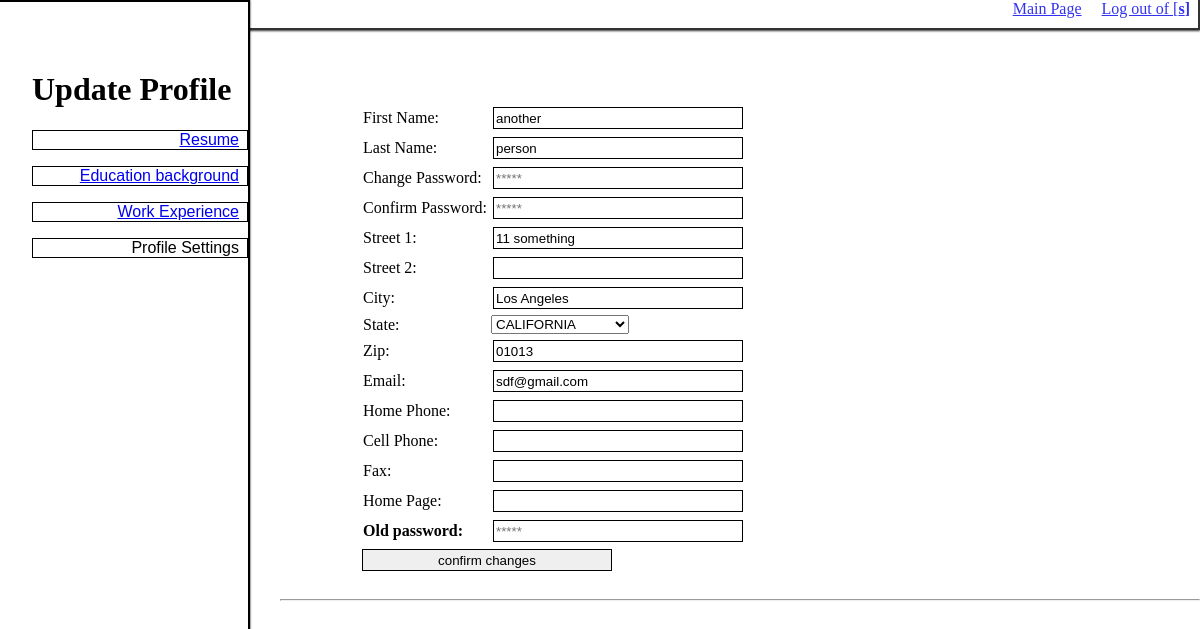
Page /MainPage/Profile/User_Settings.php (signed in) on the committed database.
### tables this page shows
CREATE TABLE `user` (
  `UserName` varchar(45) NOT NULL,
  `UserPassword` varchar(45) NOT NULL,
  `UserFirstName` varchar(45) NOT NULL,
  `UserLastName` varchar(45) NOT NULL,
  `UserStreet1` varchar(45) NOT NULL,
  `UserStreet2` varchar(45) DEFAULT NULL,
  `UserCity` varchar(45) NOT NULL,
  `UserState` varchar(45) NOT NULL,
  `UserZip` varchar(45) NOT NULL,
  `UserEmail` varchar(45) NOT NULL,
  `UserPhone` varchar(45) NOT NULL,
  `UserFax` varchar(45) DEFAULT NULL,
  `UserCell` varchar(45) DEFAULT NULL,
  `UserHomePage` varchar(45) DEFAULT NULL,
  PRIMARY KEY (`UserName`)
);

### MainPage/Profile/User_Settings.php (the view, shortened to what this page needs)
 <!doctype html>
<html>
<head>
<link href="../stylesheet_main.css" rel="stylesheet" type="text/css" >
</head>
<body>
<header>
<div class="topbar">
  <div class="navbutton">
    <nav>
         	<a class="HomePage" href="../Main_Page.php">Main Page</a>
             <a href = "../../login/logout.php">Log out of [<b><?php echo "". $_SESSION['login_user'];?>]</b></a>
    </nav>
  </div>
</div>
<div class="sidebar">
  <h1>Update Profile</h1>
  <div class="navbutton">
    <nav>
      <a class="HomePage" href="Update_Resume.php">Resume</a>
      <a class="HomePage" href="Update_Edu.php">Education background</a>
      <a class="HomePage" href="Update_Exp.php">Work Experience</a>
	<a class="HomePage" >Profile Settings</a>
    </nav>
  </div>
</div>
</header>
<div class="content" ><br><br>
<br><br>
<div style = "padding-left: 80px">
<form method="post" action="updateUserDetails.php" name="send" onSubmit="return check()">
	<?php
	$sql = "SELECT * FROM user WHERE username = '".  $_SESSION['login_user'].
		"'";
    $conn = new mysqli($address, $username, $password, $database);
	 if ($conn->connect_error) {
        die("Connection failed: " . $conn->connect_error);
    } else {
	    $result = $conn->query($sql);
		$info = $result->fetch_assoc();
    }?>
	<table>
	<tr>
	<td> First Name: </td><td>  <input type = "text" name = "firstname" id = "firstname" value= "<?php echo $info["UserFirstName"];?>"/> </td>
	</tr>
	<tr>
	<td> Last Name: </td><td><input type = "text" name = "lastname" id = "lastname" value= "<?php echo $info["UserLastName"];?>"/>  </td>
	</tr>
	<tr>
	<td> Change Password: </td><td><input type = "password"  id="password" name ="password" placeholder = "*****"/> </td>
	</tr>
	<tr>
	<td> Confirm Password: </td><td> <input type = "password" id="confirmpassword" name="confirmpassword"  placeholder = "*****"/> </td>
	</tr>
	<tr>
	<td> Street 1: </td><td><input type = "text" name = "street1" id="street1" value= "<?php echo $info["UserStreet1"];?>"/> </td>
	</tr>
	<tr>
	<td> Street 2: </td><td><input type = "text" name = "street2" id="street2" value= "<?php echo $info["UserStreet2"];?>"/></td>
	</tr>
	<tr>
	<td> City: </td><td><input type = "text" name = "city" id="city" value= "<?php echo $info["UserCity"];?>"/> </td>
	</tr>
	<tr>
	<td> State: </td><td><select name="state" id="state">
    <option value="<?php echo $info["UserState"];?>"><?php echo $info["UserState"];?></option>
  </select>  </td>
	</tr>
	<tr>
	<td> Zip: </td><td><input type = "text" name = "zip" id="zip" value= "<?php echo $info["UserZip"];?>"/> </td>
	</tr>
	<tr>
	<td> Email: </td><td><input type = "text" name = "email" id="email" value= "<?php echo $info["UserEmail"];?>"/> </td>
	</tr>
	<tr>
	<td> Home Phone: </td><td> <input type = "text" name = "homephone" value= "<?php echo $info["UserPhone"];?>"/></td>
	</tr>
	<tr>
	<td> Cell Phone: </td><td><input type = "text" name = "cellphone" value= "<?php echo $info["UserCell"];?>"/> </td>
	</tr>
	<tr>
	<td> Fax: </td><td><input type = "text" name = "fax" value= "<?php echo $info["UserFax"];?>"/> </td>
	</tr>
	<tr>
	<td> Home Page: </td><td><input type = "text" name = "homepage" value= "<?php echo $info["UserHomePage"];?>"/> </td>
	</tr>
	<tr>
	<td> <b>Old password: </b></td><td><input type ="password" name="oldpassword" value= "" placeholder = "*****"/> </td>
	</tr>
	</table>
	<input class="button" type="submit" value="confirm changes" name="submitBtn" id="button" ><br><br></div><hr>
</div>
</body>
</html>

### MainPage/stylesheet_main.css (style rules this page uses)
* { -webkit-box-sizing: border-box; -moz-box-sizing: border-box; box-sizing: border-box; }
body { overflow-x: hidden; margin: 0; -moz-transition: opacity .25s ease-in-out, background .25s ease-in-out; -webkit-transition: opacity .25s ease-in-out, background .25s ease-in-out; }
.topbar { text-align:right; height: 30px; z-index: 1; top: 0px; border-bottom: 2px solid black; border-right: 2px solid black; padding: 0em; margin-left: 0em; box-shadow: 0px 1px 2px black; background-color: white; opacity: 0.8; }
.topbar a { margin: 0.5em; }
.sidebar { display: block; width: 250px; height: 100%; position: fixed; left: 0px; top: 0px; padding-top: 3em; z-index: 1; border-right: 2px solid black; border-top: 2px solid black; padding-left: 2em; box-shadow: 0px 0px 2px black; background-color: white; opacity: 1; }
.sidebar a { text-align:right; display: block; border: thin solid; border-color: black; position: relative; padding-right: 0.5em; margin-bottom: 1em; font-family: Vrinda, Arial, Helvetica, sans-serif; -webkit-transition: all .5s ease-out; -moz-transition: all .2s ease-out; -ms-transition: all .2s ease-out; transition: all .2s ease-out; }
.content { padding-left: 280px; }
option { width: 233px; }
#centered_inputs select,input { width: 250px; border: 1px solid #000; padding: 2px; margin: 2px; height: 22px; -moz-box-sizing: border-box; -webkit-box-sizing: border-box; box-sizing: border-box; }

### rows in the picture
user: firstname "another", lastname "person", street1 "11 something", city "Los Angeles", state "CALIFORNIA", zip "01013", email "sdf@gmail.com"

### other values in the picture
$_SESSION['login_user'] "s"
